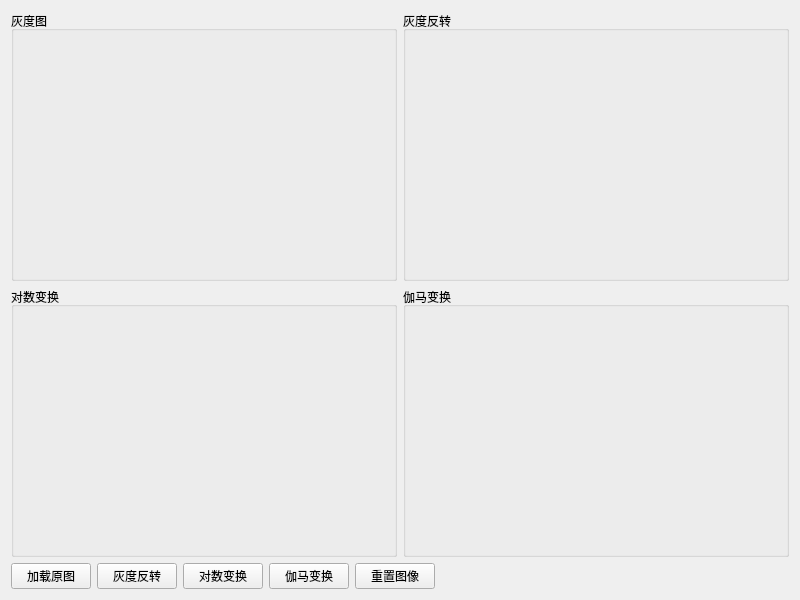
<?xml version="1.0" encoding="UTF-8"?>
<ui version="4.0">
 <class>Widget</class>
 <widget class="QWidget" name="Widget">
  <property name="geometry">
   <rect>
    <x>0</x>
    <y>0</y>
    <width>800</width>
    <height>600</height>
   </rect>
  </property>
  <property name="windowTitle">
   <string>Widget</string>
  </property>
  <layout class="QGridLayout" name="gridLayout">
   <item row="0" column="0">
    <widget class="QGroupBox" name="groupBox">
     <property name="sizePolicy">
      <sizepolicy hsizetype="Preferred" vsizetype="Expanding">
       <horstretch>0</horstretch>
       <verstretch>0</verstretch>
      </sizepolicy>
     </property>
     <property name="title">
      <string>灰度图</string>
     </property>
     <layout class="QVBoxLayout" name="verticalLayout">
      <item>
       <widget class="QLabel" name="lbl_grayPic">
        <property name="text">
         <string/>
        </property>
       </widget>
      </item>
     </layout>
    </widget>
   </item>
   <item row="0" column="1">
    <widget class="QGroupBox" name="groupBox_2">
     <property name="sizePolicy">
      <sizepolicy hsizetype="Preferred" vsizetype="Expanding">
       <horstretch>0</horstretch>
       <verstretch>0</verstretch>
      </sizepolicy>
     </property>
     <property name="title">
      <string>灰度反转</string>
     </property>
     <layout class="QVBoxLayout" name="verticalLayout_2">
      <item>
       <widget class="QLabel" name="lbl_InversionPic">
        <property name="text">
         <string/>
        </property>
       </widget>
      </item>
     </layout>
    </widget>
   </item>
   <item row="1" column="0">
    <widget class="QGroupBox" name="groupBox_3">
     <property name="sizePolicy">
      <sizepolicy hsizetype="Preferred" vsizetype="Expanding">
       <horstretch>0</horstretch>
       <verstretch>0</verstretch>
      </sizepolicy>
     </property>
     <property name="title">
      <string>对数变换</string>
     </property>
     <layout class="QVBoxLayout" name="verticalLayout_3">
      <item>
       <widget class="QLabel" name="lbl_LogPic">
        <property name="text">
         <string/>
        </property>
       </widget>
      </item>
     </layout>
    </widget>
   </item>
   <item row="1" column="1">
    <widget class="QGroupBox" name="groupBox_4">
     <property name="sizePolicy">
      <sizepolicy hsizetype="Preferred" vsizetype="Expanding">
       <horstretch>0</horstretch>
       <verstretch>0</verstretch>
      </sizepolicy>
     </property>
     <property name="title">
      <string>伽马变换</string>
     </property>
     <layout class="QVBoxLayout" name="verticalLayout_4">
      <item>
       <widget class="QLabel" name="lbl_GammaPic">
        <property name="text">
         <string/>
        </property>
       </widget>
      </item>
     </layout>
    </widget>
   </item>
   <item row="2" column="0" colspan="2">
    <layout class="QHBoxLayout" name="horizontalLayout">
     <item>
      <widget class="QPushButton" name="btn_loadPic">
       <property name="text">
        <string>加载原图</string>
       </property>
      </widget>
     </item>
     <item>
      <widget class="QPushButton" name="btn_InversionTrans">
       <property name="text">
        <string>灰度反转</string>
       </property>
      </widget>
     </item>
     <item>
      <widget class="QPushButton" name="btn_logarithmTrans">
       <property name="text">
        <string>对数变换</string>
       </property>
      </widget>
     </item>
     <item>
      <widget class="QPushButton" name="btn_gammaTrans">
       <property name="text">
        <string>伽马变换</string>
       </property>
      </widget>
     </item>
     <item>
      <widget class="QPushButton" name="btn_resetPic">
       <property name="text">
        <string>重置图像</string>
       </property>
      </widget>
     </item>
     <item>
      <spacer name="horizontalSpacer">
       <property name="orientation">
        <enum>Qt::Horizontal</enum>
       </property>
       <property name="sizeHint" stdset="0">
        <size>
         <width>40</width>
         <height>20</height>
        </size>
       </property>
      </spacer>
     </item>
    </layout>
   </item>
  </layout>
 </widget>
 <resources/>
 <connections/>
</ui>
